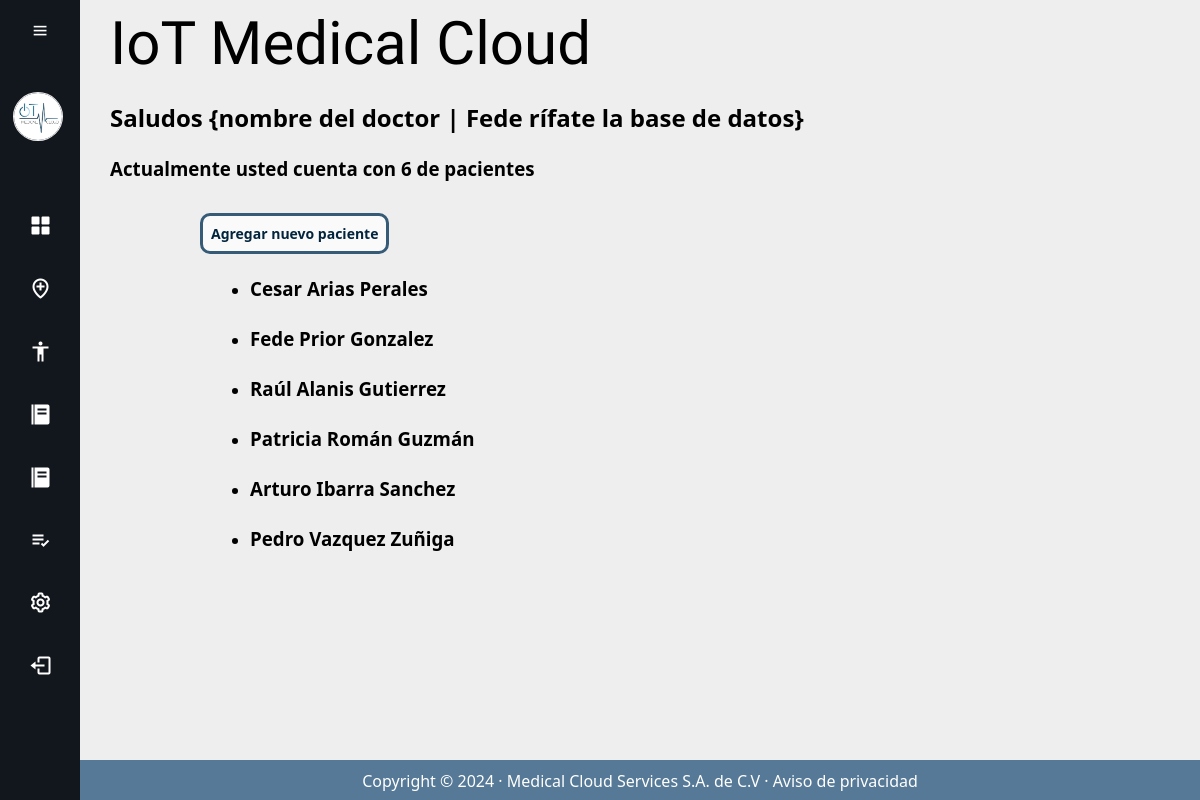
The app's page /pacientes/ with its own data.
### IoTCloud/models.py (models this page shows, shortened)
class Paciente(models.Model):
    nombre = models.CharField(max_length=40, verbose_name='Nombre')
    apellidopaterno = models.CharField(max_length=30, verbose_name='Apellido paterno')
    apellidomaterno = models.CharField(max_length=30, verbose_name='Apellido materno')
    ingreso = models.DateTimeField(auto_now_add=True, verbose_name="Fecha de ingreso")
    updated = models.DateTimeField(auto_now=True, verbose_name="Ultima modificación")
    class Meta:
        verbose_name = "Paciente"
        verbose_name_plural = "Pacientes"
        ordering = ["-ingreso"]  # puting a '-' indicates to go from newer to older

### IoTCloud/views.py (the view)
# urls.py: path('pacientes/', Pacientes.as_view(), name='Pacientes'),
class Pacientes(ListView):
    template_name = 'iot_temp/pacientes.html'
    model = Paciente
    context_object_name = 'pacientes'
    def get_context_data(self, **kwargs):
        context = super().get_context_data(**kwargs)
        context['conteo'] = context['pacientes'].count()
        return context

### IoTCloud/templates/iot_temp/pacientes.html (shortened to what this page needs)
{% extends 'iot_temp/Main_script.html' %}
{% load static %}
    {% block style %}
    <link rel="stylesheet" href="{% static 'IoTCloud/css/StylesPacientes.css' %}">
    {% endblock %}
{% block content %}
<div class="Pacientes">
    <h2> Saludos {nombre del doctor | Fede rífate la base de datos} </h2>
    <br>
    <h3> Actualmente usted cuenta con {{conteo}} de pacientes </h3>
    <br>
    <div class="zona_lista">
        <a href="{% url 'PacienteNuevo' %}">
            <input class="boton_pacientes" type="submit" value="Agregar nuevo paciente">
        </a>
        <br>
        <br>
        <div class="list_px">
            {% for paciente in object_list %}
            <ul>
                <li>
                    <h3> {{paciente.nombre}} {{paciente.apellidopaterno}} {{paciente.apellidomaterno}}</h3>
                </li>
            </ul>
            {% endfor %}
        </div>
    </div>
</div>
{% endblock%}

### IoTCloud/static/IoTCloud/css/Sidebar.css (style rules this page uses)
* { margin: 0; padding: 0; box-sizing: border-box; font-family: 'Segoe UI', Tahoma, Geneva, Verdana, sans-serif; }

### IoTCloud/static/IoTCloud/css/StylesPacientes.css (style rules this page uses)
.list_px { margin-left: 50px; }
.list_px li { height: 50px; }
.boton_pacientes { border: 3px solid #365b77; background-color: #FAFAFA; color: #02253d; padding: 8px; font-size: 14px; font-weight: 700; border-radius: 10px; cursor: pointer; text-decoration: none; }
.zona_lista { margin-left: 90px; margin-top: 10px; }

### records on screen
Paciente: nombre "Cesar", apellidopaterno "Arias", apellidomaterno "Perales"
Paciente: nombre "Fede", apellidopaterno "Prior", apellidomaterno "Gonzalez"
Paciente: nombre "Raúl", apellidopaterno "Alanis", apellidomaterno "Gutierrez"
Paciente: nombre "Patricia", apellidopaterno "Román", apellidomaterno "Guzmán"
Paciente: nombre "Arturo", apellidopaterno "Ibarra", apellidomaterno "Sanchez"
Paciente: nombre "Pedro", apellidopaterno "Vazquez", apellidomaterno "Zuñiga"

### other values on screen
{{ conteo }} "6"
